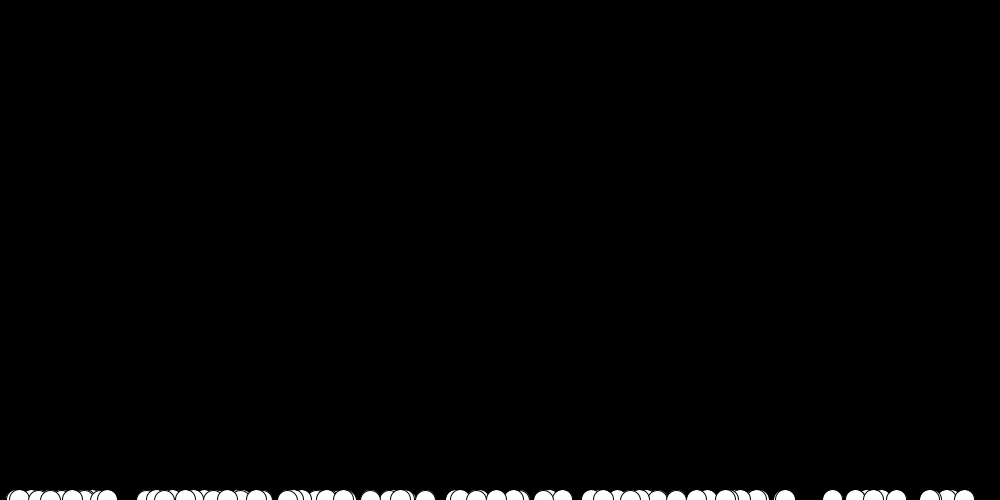
Frame 1 (no input)
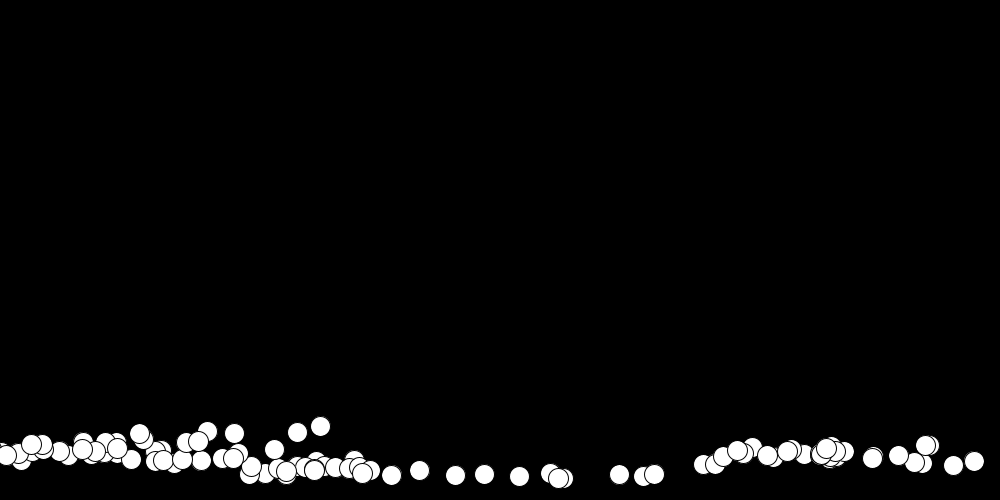
Frame 60 (the mouse pressed at the canvas centre just before this capture)
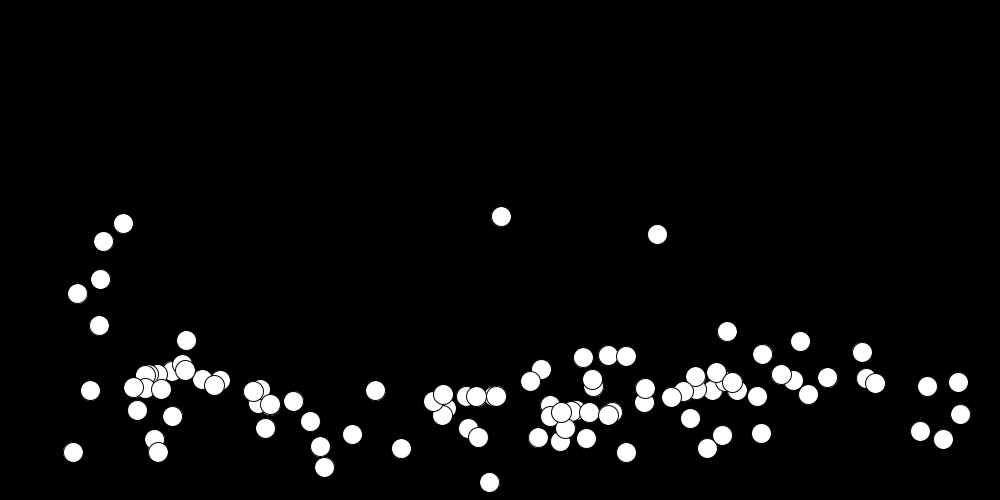
Frame 120 (the mouse held since frame 60 and released just before this capture)

The Processing sketch that drew these frames (run headless with seeded random() and noise(); from frame 60 on, the mouse is pressed at the canvas centre):

// Processing sketch: pedrocascais_brownianmotion2_force1al
// ── pedrocascais_brownianmotion2_force1al.pde


ArrayList p = new ArrayList();
//part p[];



void setup(){
  size(1000,500);
  frameRate(30);

 
  for(int i=0; i < 100; i++){
     part p0 = new part();
     p.add(p0);
    
  }

  background(0);

}

void draw(){

  background(0);
  
  for(int i=0; i < p.size(); i++){
    part p0 = (part)p.get(i);
    for(int j=0; j <i; j++){
          part p1 = (part)p.get(j);

       p0.interact(p1); 
    }
    
    p0.update();
    
    p0.draw();// = new part();
    
  }

  
}

void mousePressed(){
 part p0 = new part();
p0.x = mouseX;
p0.y = mouseY;
p.add(p0);
}


void keyPressed(){
 background(0); 
}

// ── part.pde
class part {
  float x,y;
  float vx,vy;
  float ax,ay;

  part(){
    x = random(0,width);
    y = height;
  }



  void goMouse(float x0, float y0){
   float dx = x0 -x;
   float dy = y0 -y;
   float d = sqrt(dx*dx+dy*dy);
   float spring = 0.05;
   
   if(d> 0 && d < 230) {
     
//        float angle = atan2(dy, dx);
//        float targetX = x + cos(angle) * 10.2;
//        float targetY = y + sin(angle) * 10.2;
      d = 1f/d;
      dx *=d*spring;
      dy*=d*spring;

         ax += dx;
         ay += dy;//(targetY - y0) * spring;
//        vx += ax;
//        vy += ay;
    
     
   }
    
   
    
  }


  void interact(part p){
   float dx = p.x -x;
   float dy = p.y -y;
   float d = sqrt(dx*dx+dy*dy);
   float spring = 0.16;
   
   if(d> 0 && d < 130) {
     
     
          d = 1f/d;
      dx *=d*spring;
      dy*=d*spring;

         ax += dx;
         ay += dy;//(targetY - y0) * spring;

     
     
// 
//
//     float angle = atan2(dy, dx);
//        float targetX = x + cos(angle) * 0.2;
//        float targetY = y + sin(angle) * 0.2;
//         ax += (targetX - p.x) * spring;
//         ay += (targetY - p.y) * spring;
////        vx -= ax;
////        vy -= ay;
//  //obstaculo não se move
//        p.ax += ax;
//        p.ay += ay;
    
     
   }
    
   
    
  }

  void update(){
    
    ax+=random(-0.03,0.03);
    ay+=random(-0.05,0.02);
    
    ax = constrain(ax, -1., 1. );
    ay = constrain(ay, -1., 1. );
    
    vx += ax;
    vy += ay;
    
    x += vx;
    y += vy;
    
    ax = 0;
    ay = 0;
    
    if(y < 0 || y > height)
      vy = -vy; //y = 0;
      
    if(x < 0 || x > width)
      vx = -vx;
    
  }

  void draw(){
      
    ellipse(x,y,20,20);
  }

}
